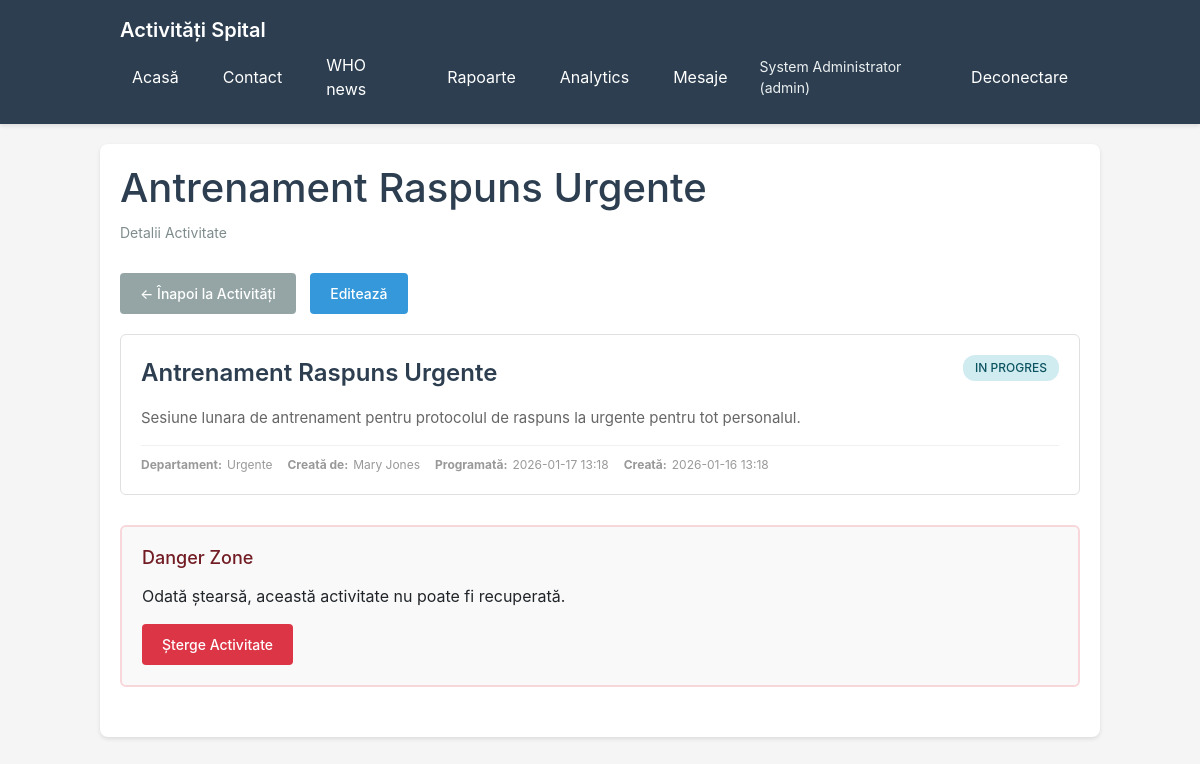
Page /activities/show.php?id=2 (signed in) on the committed database.
### tables this page shows
CREATE TABLE IF NOT EXISTS activities (
    id INT AUTO_INCREMENT PRIMARY KEY,
    title VARCHAR(200) NOT NULL,
    description TEXT NOT NULL,
    department_id INT NOT NULL,
    created_by INT NOT NULL,
    status ENUM('planned', 'in_progress', 'completed', 'cancelled') DEFAULT 'planned',
    scheduled_date DATETIME,
    created_at TIMESTAMP DEFAULT CURRENT_TIMESTAMP,
    updated_at TIMESTAMP DEFAULT CURRENT_TIMESTAMP ON UPDATE CURRENT_TIMESTAMP,
    FOREIGN KEY (department_id) REFERENCES departments(id) ON DELETE RESTRICT,
    FOREIGN KEY (created_by) REFERENCES users(id) ON DELETE RESTRICT,
    INDEX idx_department (department_id),
    INDEX idx_status (status),
    INDEX idx_scheduled_date (scheduled_date)
);

CREATE TABLE IF NOT EXISTS departments (
    id INT AUTO_INCREMENT PRIMARY KEY,
    name VARCHAR(100) NOT NULL UNIQUE,
    description TEXT,
    created_at TIMESTAMP DEFAULT CURRENT_TIMESTAMP
);

CREATE TABLE IF NOT EXISTS users (
    id INT AUTO_INCREMENT PRIMARY KEY,
    username VARCHAR(50) NOT NULL UNIQUE,
    email VARCHAR(100) NOT NULL UNIQUE,
    password_hash VARCHAR(255) NOT NULL,
    role_id INT NOT NULL,
    department_id INT,
    first_name VARCHAR(50),
    last_name VARCHAR(50),
    is_active BOOLEAN DEFAULT TRUE,
    created_at TIMESTAMP DEFAULT CURRENT_TIMESTAMP,
    updated_at TIMESTAMP DEFAULT CURRENT_TIMESTAMP ON UPDATE CURRENT_TIMESTAMP,
    FOREIGN KEY (role_id) REFERENCES roles(id) ON DELETE RESTRICT,
    FOREIGN KEY (department_id) REFERENCES departments(id) ON DELETE SET NULL,
    INDEX idx_username (username),
    INDEX idx_email (email)
);

### app/src/helpers.php (called while the page is built, shortened)
<?php
function dbSelectOne($pdo, $sql, $params = []) {
    try {
        $stmt = $pdo->prepare($sql);
        $stmt->execute($params);
        return $stmt->fetch();
    } catch (PDOException $e) {
        error_log("Eroare selectare baza de date: " . $e->getMessage());
        return false;
    }
}
function h($string) {
    return htmlspecialchars($string, ENT_QUOTES, 'UTF-8');
}
function formatDateTime($datetime, $format = 'Y-m-d H:i') {
    $dt = new DateTime($datetime);
    return $dt->format($format);
}
function translateStatus($status) {
    $translations = [
        'planned' => 'Planificat',
        'in_progress' => 'In Progres',
        'completed' => 'Completat',
        'cancelled' => 'Anulat'
    ];
    return $translations[$status] ?? ucfirst(str_replace('_', ' ', $status));
}

### app/src/auth.php (called while the page is built, shortened)
<?php
function isLoggedIn() {
    return isset($_SESSION['user_id']);
}
function getCurrentUserId() {
    return $_SESSION['user_id'] ?? null;
}
function getCurrentUser() {
    return $_SESSION['user'] ?? null;
}
function canEditActivity($activityId, $pdo) {
    require_once __DIR__ . '/helpers.php';
    $user = getCurrentUser();
    $role = $user['role_name'] ?? '';
    if ($role === 'admin') {
        return true;
    }
    return false;
}
function canDeleteActivity($activityId, $pdo) {
    return canEditActivity($activityId, $pdo);
}

### activities/show.php (the view, shortened to what this page needs)
<?php
require_once __DIR__ . '/../app/src/db.php';
require_once __DIR__ . '/../app/src/helpers.php';
require_once __DIR__ . '/../app/src/auth.php';
$pdo = getDbConnection();
$activityId = isset($_GET['id']) ? (int)$_GET['id'] : 0;
$activity = dbSelectOne($pdo, "
    SELECT
        a.id,
        a.title,
        a.description,
        a.status,
        a.scheduled_date,
        a.created_at,
        a.updated_at,
        a.created_by,
        d.name AS department_name,
        d.id AS department_id,
        u.username AS created_by_username,
        u.first_name,
        u.last_name,
        u.id AS created_by_user_id
    FROM activities a
    LEFT JOIN departments d ON a.department_id = d.id
    LEFT JOIN users u ON a.created_by = u.id
    WHERE a.id = ?
", [$activityId]);
$canEdit = canEditActivity($activityId, $pdo);
$canDelete = canDeleteActivity($activityId, $pdo);
?>
<h1><?php echo h($activity['title']); ?></h1>
<p class="subtitle">Detalii Activitate</p>
<div style="margin-bottom: 20px;">
    <a href="index.php" class="btn btn-secondary">← Înapoi la Activități</a>
    <?php if ($canEdit): ?>
        <a href="edit.php?id=<?php echo $activity['id']; ?>" class="btn" style="margin-left: 10px;">Editează</a>
    <?php endif; ?>
</div>
<div class="activity">
    <div class="activity-header">
        <div>
            <div class="activity-title"><?php echo h($activity['title']); ?></div>
        </div>
        <span class="activity-status status-<?php echo h($activity['status']); ?>">
            <?php echo h(translateStatus($activity['status'])); ?>
        </span>
    </div>
    <div class="activity-body">
        <?php echo nl2br(h($activity['description'])); ?>
    </div>
    <div class="activity-meta">
        <div class="meta-item">
            <strong>Departament:</strong> <?php echo h($activity['department_name'] ?? 'N/A'); ?>
        </div>
        <div class="meta-item">
            <strong>Creată de:</strong>
            <?php
            $creator = trim(($activity['first_name'] ?? '') . ' ' . ($activity['last_name'] ?? ''));
            echo h($creator ?: $activity['created_by_username'] ?? 'Necunoscut');
            ?>
        </div>
        <?php if ($activity['scheduled_date']): ?>
            <div class="meta-item">
                <strong>Programată:</strong> <?php echo formatDateTime($activity['scheduled_date']); ?>
            </div>
        <?php endif; ?>
        <div class="meta-item">
            <strong>Creată:</strong> <?php echo formatDateTime($activity['created_at']); ?>
        </div>
    </div>
</div>
<?php if ($canDelete): ?>
    <div class="form-section" style="margin-top: 30px; border: 2px solid #f8d7da;">
        <h2 style="color: #721c24;">Danger Zone</h2>
        <p>Odată ștearsă, această activitate nu poate fi recuperată.</p>
        <form method="POST" action="delete.php" onsubmit="return confirm('Ești sigur că vrei să ștergi această activitate? Această acțiune nu poate fi anulată.');">
            <button type="submit" style="background: #dc3545;">Șterge Activitate</button>
        </form>
    </div>
<?php endif; ?>
<?php
include __DIR__ . '/../app/views/layout.php';
?>

### app/views/layout.php (style rules this page uses)
* { margin: 0; padding: 0; box-sizing: border-box; }
body { font-family: -apple-system, BlinkMacSystemFont, 'Segoe UI', Roboto, Oxygen, Ubuntu, Cantarell, sans-serif; background: #f5f5f5; padding: 0; }
h1 { color: #2c3e50; margin-bottom: 10px; }
.subtitle { color: #7f8c8d; margin-bottom: 30px; font-size: 14px; }
.form-section { background: #f9f9f9; padding: 20px; border-radius: 6px; margin-bottom: 30px; border: 1px solid #e0e0e0; }
.form-section h2 { color: #2c3e50; margin-bottom: 15px; font-size: 18px; }
button, .btn { background: #3498db; color: white; border: none; padding: 10px 20px; border-radius: 4px; cursor: pointer; font-size: 14px; font-weight: 500; transition: background 0.2s; text-decoration: none; display: inline-block; }
.btn-secondary { background: #95a5a6; }

### activities/show.php (style rules this page uses)
.activity { background: white; border: 1px solid #e0e0e0; border-radius: 6px; padding: 20px; margin-bottom: 15px; }
.activity-header { display: flex; justify-content: space-between; align-items: start; margin-bottom: 10px; }
.activity-title { font-size: 24px; font-weight: 600; color: #2c3e50; margin-bottom: 5px; }
.activity-status { display: inline-block; padding: 4px 12px; border-radius: 12px; font-size: 12px; font-weight: 500; text-transform: uppercase; }
.status-in_progress { background: #d1ecf1; color: #0c5460; }
.activity-body { color: #666; line-height: 1.6; margin-bottom: 15px; font-size: 15px; }
.activity-meta { display: flex; flex-wrap: wrap; gap: 15px; color: #999; font-size: 12px; padding-top: 10px; border-top: 1px solid #f0f0f0; }
.meta-item { display: flex; align-items: center; gap: 5px; }

### rows in the picture
activities: title "Antrenament Raspuns Urgente", description "Sesiune lunara de antrenament pentru protocolul de raspuns la urgente pentru tot personalul.", department.name "Urgente", created_by.last_name "Mary Jones", scheduled_date "2026-01-17 13:18", created_at "2026-01-16 13:18"

### other values in the picture
$currentUser['first_name'] "System"
$currentUser['last_name'] "Administrator"
$currentUser['role_name'] "admin"
